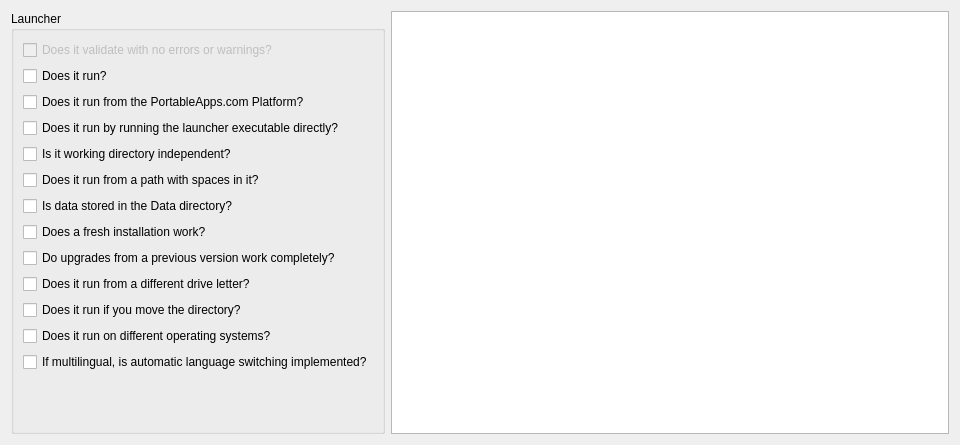
<?xml version="1.0" encoding="UTF-8"?>
<ui version="4.0">
 <class>PageTest</class>
 <widget class="QWidget" name="pagetest">
  <property name="geometry">
   <rect>
    <x>0</x>
    <y>0</y>
    <width>960</width>
    <height>445</height>
   </rect>
  </property>
  <layout class="QHBoxLayout" name="horizontalLayout">
   <item>
    <widget class="QGroupBox" name="test_launcher_groupbox">
     <property name="title">
      <string>Launcher</string>
     </property>
     <layout class="QVBoxLayout" name="verticalLayout_2">
      <item>
       <widget class="QCheckBox" name="test_validates">
        <property name="enabled">
         <bool>false</bool>
        </property>
        <property name="text">
         <string>Does it validate with no errors or warnings?</string>
        </property>
       </widget>
      </item>
      <item>
       <widget class="QCheckBox" name="test_runs">
        <property name="text">
         <string>Does it run?</string>
        </property>
        <property name="tristate">
         <bool>true</bool>
        </property>
       </widget>
      </item>
      <item>
       <widget class="QCheckBox" name="test_run_platform">
        <property name="text">
         <string>Does it run from the PortableApps.com Platform?</string>
        </property>
        <property name="tristate">
         <bool>true</bool>
        </property>
       </widget>
      </item>
      <item>
       <widget class="QCheckBox" name="test_run_direct">
        <property name="text">
         <string>Does it run by running the launcher executable directly?</string>
        </property>
        <property name="tristate">
         <bool>true</bool>
        </property>
       </widget>
      </item>
      <item>
       <widget class="QCheckBox" name="test_workingdirectory">
        <property name="text">
         <string>Is it working directory independent?</string>
        </property>
        <property name="tristate">
         <bool>true</bool>
        </property>
       </widget>
      </item>
      <item>
       <widget class="QCheckBox" name="test_path_spaces">
        <property name="text">
         <string>Does it run from a path with spaces in it?</string>
        </property>
        <property name="tristate">
         <bool>true</bool>
        </property>
       </widget>
      </item>
      <item>
       <widget class="QCheckBox" name="test_data">
        <property name="text">
         <string>Is data stored in the Data directory?</string>
        </property>
        <property name="tristate">
         <bool>true</bool>
        </property>
       </widget>
      </item>
      <item>
       <widget class="QCheckBox" name="test_fresh_installation">
        <property name="text">
         <string>Does a fresh installation work?</string>
        </property>
        <property name="tristate">
         <bool>true</bool>
        </property>
       </widget>
      </item>
      <item>
       <widget class="QCheckBox" name="test_upgrades">
        <property name="text">
         <string>Do upgrades from a previous version work completely?</string>
        </property>
        <property name="tristate">
         <bool>true</bool>
        </property>
       </widget>
      </item>
      <item>
       <widget class="QCheckBox" name="test_drive_switches">
        <property name="text">
         <string>Does it run from a different drive letter?</string>
        </property>
        <property name="tristate">
         <bool>true</bool>
        </property>
       </widget>
      </item>
      <item>
       <widget class="QCheckBox" name="test_move_directory">
        <property name="text">
         <string>Does it run if you move the directory?</string>
        </property>
        <property name="tristate">
         <bool>true</bool>
        </property>
       </widget>
      </item>
      <item>
       <widget class="QCheckBox" name="test_os">
        <property name="text">
         <string>Does it run on different operating systems?</string>
        </property>
        <property name="tristate">
         <bool>true</bool>
        </property>
       </widget>
      </item>
      <item>
       <widget class="QCheckBox" name="test_multilingual">
        <property name="text">
         <string>If multilingual, is automatic language switching implemented?</string>
        </property>
        <property name="tristate">
         <bool>true</bool>
        </property>
       </widget>
      </item>
      <item>
       <spacer name="spacer_17">
        <property name="orientation">
         <enum>Qt::Vertical</enum>
        </property>
        <property name="sizeHint" stdset="0">
         <size>
          <width>0</width>
          <height>0</height>
         </size>
        </property>
       </spacer>
      </item>
     </layout>
    </widget>
   </item>
   <item>
    <widget class="QTextBrowser" name="test_help">
     <property name="source">
      <url>
       <string>qrc:/checklist.html</string>
      </url>
     </property>
     <property name="openExternalLinks">
      <bool>true</bool>
     </property>
    </widget>
   </item>
  </layout>
 </widget>
 <resources/>
 <connections/>
</ui>
